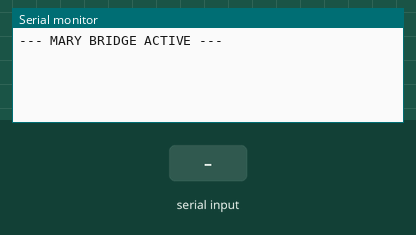
Simulated run of this sketch. Board: Particle Photon. On the bench: the last lines printed to the serial monitor. The inputs (shaded band) are chosen by the test bench.

Above: at 1.2 s.
1.3 s: "1" received over the second serial link
At 2.5 s:
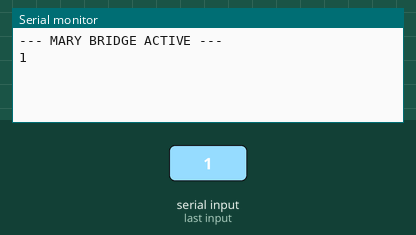
2.8 s: "0" received over the second serial link
At 3.9 s:
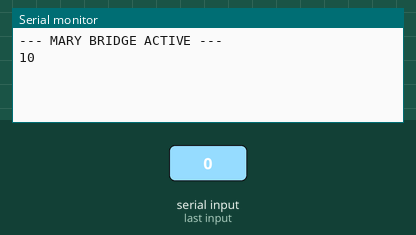

The sketch:

mary_bridge.ino
```cpp
#include "Particle.h"

// Mary Serial Bridge
// P1 acts as a middleman between the Power Board (Serial1) and USB
void setup() {
    Serial.begin(115200);  // USB to PC
    Serial1.begin(115200); // P1 to Power Board
    Serial.println("--- MARY BRIDGE ACTIVE ---");
}

void loop() {
    // Forward Power Board -> PC
    if (Serial1.available()) {
        Serial.write(Serial1.read());
    }

    // Forward PC -> Power Board
    if (Serial.available()) {
        Serial1.write(Serial.read());
    }
}
```

Measured:
- after the input at 1.3 s, the serial monitor: prints a new line at once (image 1)
- after the input at 2.8 s, the serial monitor: prints a new line at once (image 2)
